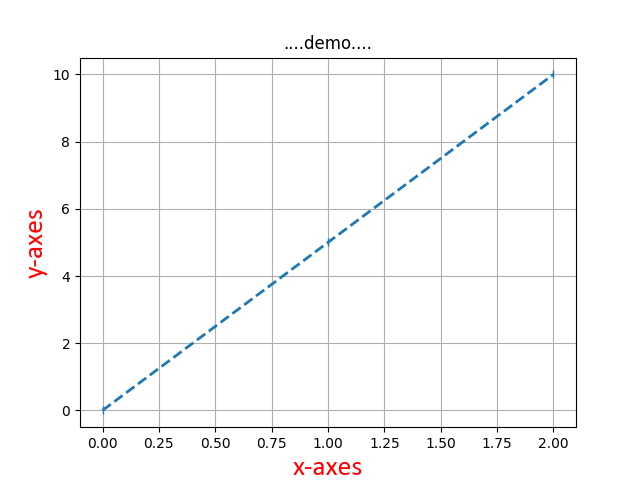

This figure's Python source:
import matplotlib.pyplot as p
import numpy as n
x=n.array([5,10,15])
y=n.array([0,5,10])

# y=n.array([10,20,5,70,89])
font1={
    "family":"calibri",
    "size":20,
    "color":"red"
}
p.xlabel("x-axes",fontdict=font1)
p.ylabel("y-axes",fontdict=font1)
p.title("....demo....")
# p.plot(x)
p.plot(y,marker='|',ls="dashed",linewidth=2)
# p.grid()
p.grid()
p.savefig('plot.png')
p.show()
